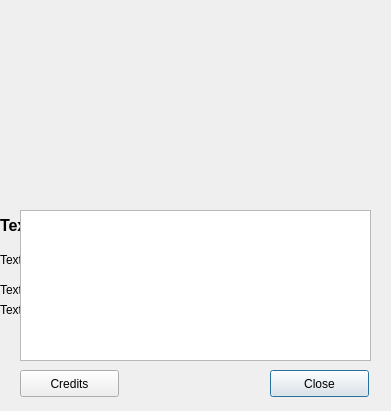
<?xml version="1.0" encoding="UTF-8"?>
<ui version="4.0">
 <class>aboutDialog</class>
 <widget class="QDialog" name="aboutDialog">
  <property name="enabled">
   <bool>true</bool>
  </property>
  <property name="geometry">
   <rect>
    <x>0</x>
    <y>0</y>
    <width>391</width>
    <height>411</height>
   </rect>
  </property>
  <property name="font">
   <font>
    <family>Ubuntu</family>
   </font>
  </property>
  <property name="windowTitle">
   <string>About</string>
  </property>
  <widget class="QPushButton" name="pushButton">
   <property name="geometry">
    <rect>
     <x>270</x>
     <y>370</y>
     <width>99</width>
     <height>27</height>
    </rect>
   </property>
   <property name="text">
    <string>Close</string>
   </property>
  </widget>
  <widget class="QLabel" name="appName">
   <property name="geometry">
    <rect>
     <x>0</x>
     <y>210</y>
     <width>381</width>
     <height>31</height>
    </rect>
   </property>
   <property name="text">
    <string>&lt;html&gt;&lt;head/&gt;&lt;body&gt;&lt;p&gt;&lt;span style=&quot; font-size:12pt; font-weight:600;&quot;&gt;TextLabel&lt;/span&gt;&lt;/p&gt;&lt;/body&gt;&lt;/html&gt;</string>
   </property>
   <property name="textFormat">
    <enum>Qt::RichText</enum>
   </property>
  </widget>
  <widget class="QLabel" name="appVersion">
   <property name="geometry">
    <rect>
     <x>0</x>
     <y>250</y>
     <width>381</width>
     <height>20</height>
    </rect>
   </property>
   <property name="text">
    <string>TextLabel</string>
   </property>
  </widget>
  <widget class="QLabel" name="appDescription">
   <property name="geometry">
    <rect>
     <x>0</x>
     <y>280</y>
     <width>381</width>
     <height>20</height>
    </rect>
   </property>
   <property name="text">
    <string>TextLabel</string>
   </property>
  </widget>
  <widget class="QLabel" name="appUrl">
   <property name="geometry">
    <rect>
     <x>0</x>
     <y>300</y>
     <width>381</width>
     <height>20</height>
    </rect>
   </property>
   <property name="text">
    <string>TextLabel</string>
   </property>
   <property name="textFormat">
    <enum>Qt::RichText</enum>
   </property>
   <property name="openExternalLinks">
    <bool>true</bool>
   </property>
  </widget>
  <widget class="QLabel" name="appLogo">
   <property name="geometry">
    <rect>
     <x>90</x>
     <y>10</y>
     <width>200</width>
     <height>199</height>
    </rect>
   </property>
   <property name="sizePolicy">
    <sizepolicy hsizetype="Preferred" vsizetype="Preferred">
     <horstretch>0</horstretch>
     <verstretch>0</verstretch>
    </sizepolicy>
   </property>
   <property name="text">
    <string/>
   </property>
   <property name="pixmap">
    <pixmap resource="Icons.qrc">:/pixmaps/pixmaps/logo.png</pixmap>
   </property>
  </widget>
  <widget class="QPushButton" name="pushButton_2">
   <property name="geometry">
    <rect>
     <x>20</x>
     <y>370</y>
     <width>99</width>
     <height>27</height>
    </rect>
   </property>
   <property name="text">
    <string>Credits</string>
   </property>
  </widget>
  <widget class="QTextEdit" name="creditsTextArea">
   <property name="enabled">
    <bool>true</bool>
   </property>
   <property name="geometry">
    <rect>
     <x>20</x>
     <y>210</y>
     <width>351</width>
     <height>151</height>
    </rect>
   </property>
   <property name="readOnly">
    <bool>true</bool>
   </property>
  </widget>
 </widget>
 <resources>
  <include location="Icons.qrc"/>
 </resources>
 <connections/>
</ui>
